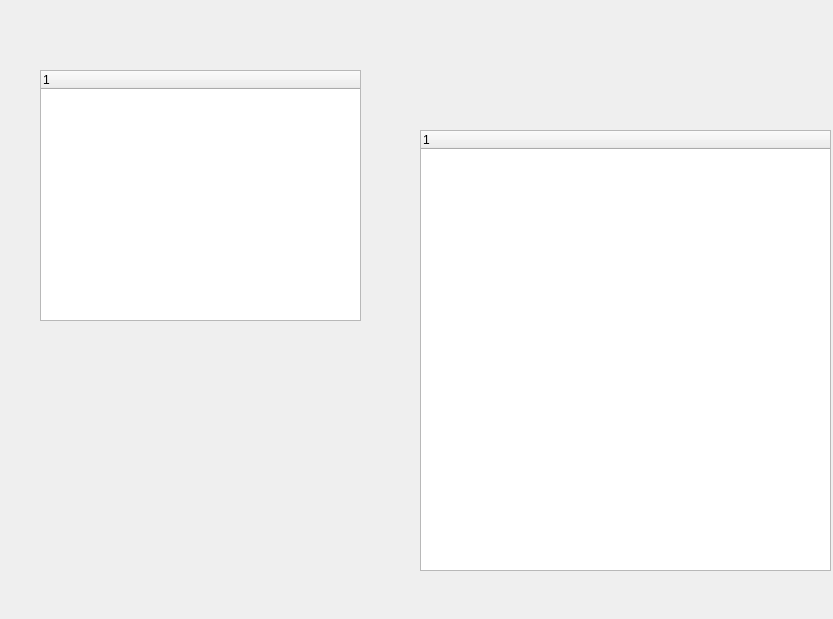
<?xml version="1.0" encoding="UTF-8"?>
<ui version="4.0">
 <class>TTClass</class>
 <widget class="QWidget" name="TTClass">
  <property name="geometry">
   <rect>
    <x>0</x>
    <y>0</y>
    <width>833</width>
    <height>619</height>
   </rect>
  </property>
  <property name="windowTitle">
   <string>TT</string>
  </property>
  <widget class="TestTreeWidget" name="treeWidget">
   <property name="geometry">
    <rect>
     <x>420</x>
     <y>130</y>
     <width>411</width>
     <height>441</height>
    </rect>
   </property>
   <column>
    <property name="text">
     <string notr="true">1</string>
    </property>
   </column>
  </widget>
  <widget class="CTreeWidget" name="treeWidget_2">
   <property name="geometry">
    <rect>
     <x>40</x>
     <y>70</y>
     <width>321</width>
     <height>251</height>
    </rect>
   </property>
   <column>
    <property name="text">
     <string notr="true">1</string>
    </property>
   </column>
  </widget>
 </widget>
 <layoutdefault spacing="6" margin="11"/>
 <customwidgets>
  <customwidget>
   <class>TestTreeWidget</class>
   <extends>QTreeWidget</extends>
   <header>testtreewidget.h</header>
  </customwidget>
  <customwidget>
   <class>CTreeWidget</class>
   <extends>QTreeWidget</extends>
   <header>CTreeWidget.h</header>
  </customwidget>
 </customwidgets>
 <resources>
  <include location="TT.qrc"/>
 </resources>
 <connections/>
</ui>
